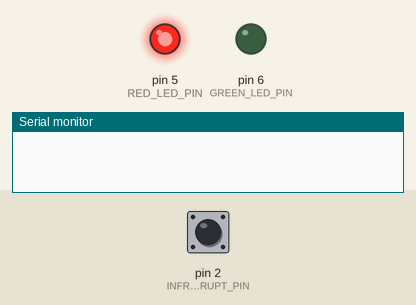
Simulated run of this sketch. Board: Arduino Uno, built with avr-gcc and run on an emulated ATmega328P. Parts: output pins drawn as LEDs (lit = HIGH), the last lines printed to the serial monitor. The test bench sets the inputs (shaded band); at power-on: pin 2 (INFRARED_INTERRUPT_PIN) LOW. No radio packets arrive unless stated.

Above: at 1.2 s.
1.3 s: pin 2 (INFRARED_INTERRUPT_PIN) pulled HIGH for 0.15 s
At 1.37 s:
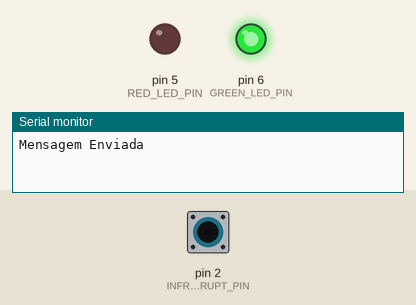
2.9 s: pin 2 (INFRARED_INTERRUPT_PIN) pulled HIGH for 3.2 s
At 6.4 s:
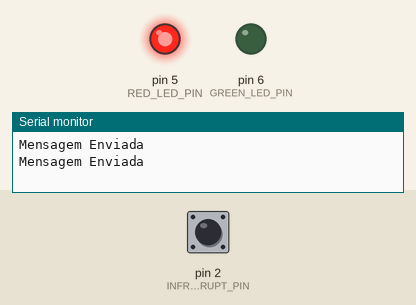
Timing chart, 0 to 7.9 s (numbered marks = the images above; inputs shaded):
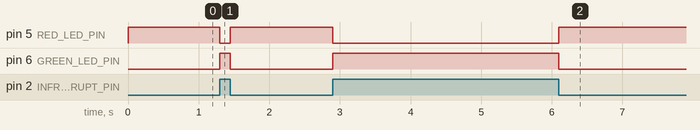

The sketch:

Sensor.ino
```cpp
#include <SPI.h>
#include <nRF24L01.h>
#include <RF24.h>

#define SENSOR_NAME "S3"
#define RED_LED_PIN 5
#define GREEN_LED_PIN 6
#define BATTERY_PIN A0
#define INFRARED_INTERRUPT_PIN 2
#define RADIO_INTERRUPT_PIN 3
#define CE_PIN 7
#define CSN_PIN 8

RF24 radio(CE_PIN, CSN_PIN);
const byte adresses[6][5] = {"1Node", "2Node", "3Node", "4Node", "5Node", "6Node"};

volatile unsigned long lastSensorInterrupt = 0; // Para debouncing
const unsigned long debounceDelay = 200;

bool sendToPipe(const byte adress[6], const char* message) {
  noInterrupts(); //  Impede interrupções enquanto envia uma mensagem
  size_t messageSize = strlen(message) + 1; // Calcula o tamanho da mensagem, incluindo o caractere nulo
  bool result = radio.write(message, messageSize);  // Envia a mensagem
  // radio.openWritingPipe(adresses); // Configura o pipe de escrita
  interrupts(); //  Permite interrupções novamente
  return result;
}

void trigger() {
  volatile static bool emLeitura = true;
  if(emLeitura){
    digitalWrite(GREEN_LED_PIN, HIGH);
    digitalWrite(RED_LED_PIN, LOW);

    // Verifica se o tempo desde a última interrupção é maior que o tempo de debounce
    unsigned long interruptTime = millis();
    if (interruptTime - lastSensorInterrupt > debounceDelay) {
      lastSensorInterrupt = interruptTime; // Atualiza o tempo da última interrupção
      if(sendToPipe(adresses[1], SENSOR_NAME)){
        Serial.println("Mensagem Enviada");
      }
      else{
        Serial.println("Mensagem Perdida");
      }
    }
  }
  else{
    digitalWrite(RED_LED_PIN, HIGH);
    digitalWrite(GREEN_LED_PIN, LOW);
  }
  emLeitura = !emLeitura;
}

void setup() {
  Serial.begin(9600);
  while (!radio.begin()) {
    Serial.println(F("Modulo RF não está respondendo!!"));
    digitalWrite(RED_LED_PIN, HIGH);
    digitalWrite(GREEN_LED_PIN, HIGH);
  }
    radio.setDataRate( RF24_250KBPS );
    radio.enableAckPayload();

  radio.setPALevel(RF24_PA_MAX);
  radio.setRetries(5, 5);
  radio.openWritingPipe(adresses[1]);
  radio.stopListening();

  pinMode(BATTERY_PIN, INPUT);
  pinMode(INFRARED_INTERRUPT_PIN, INPUT);
  pinMode(RADIO_INTERRUPT_PIN, INPUT);
  pinMode(RED_LED_PIN, OUTPUT);
  pinMode(GREEN_LED_PIN, OUTPUT);

  digitalWrite(RED_LED_PIN, HIGH);
  digitalWrite(GREEN_LED_PIN, LOW);

  attachInterrupt(digitalPinToInterrupt(INFRARED_INTERRUPT_PIN), trigger, CHANGE);
}

void loop() {
  // float result = analogRead(BATTERY_PIN)* (5.0/1023) * (2.5);
  // Serial.println(result);
  // delay(1000);
}
```

Measured:
- after the input at 1.3 s, pin 5 (RED_LED_PIN): HIGH → LOW at once, → HIGH 0.15 s later; pin 6 (GREEN_LED_PIN): LOW → HIGH at once, → LOW 0.15 s later
- after the input at 2.9 s, pin 5 (RED_LED_PIN): HIGH → LOW at once, → HIGH 3.2 s later; pin 6 (GREEN_LED_PIN): LOW → HIGH at once, → LOW 3.2 s later
